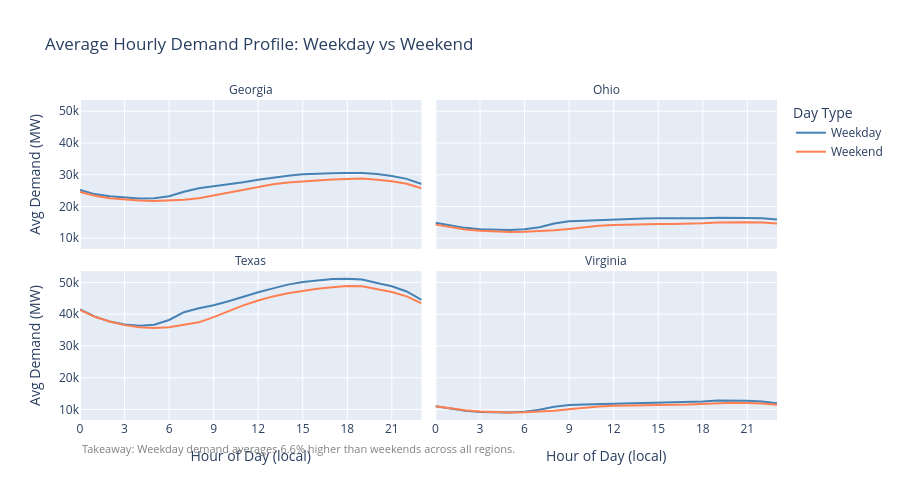

The cell this chart's notebook holds for it:
### Code cell
hourly_profile = (
    master.groupby(["Region","Hour","Is_Weekend"])["Demand_MW"]
    .mean().reset_index()
)
hourly_profile["Day Type"] = hourly_profile["Is_Weekend"].map({0:"Weekday",1:"Weekend"})

fig = px.line(
    hourly_profile, x="Hour", y="Demand_MW", color="Day Type",
    facet_col="Region", facet_col_wrap=2, height=500,
    title="Average Hourly Demand Profile: Weekday vs Weekend",
    labels={"Demand_MW": "Avg Demand (MW)", "Hour": "Hour of Day (local)"},
    color_discrete_map={"Weekday":"steelblue","Weekend":"coral"},
)
fig.update_xaxes(dtick=3)
fig.for_each_annotation(lambda a: a.update(text=a.text.split("=")[-1]))

# Compute takeaway from data
wkday = hourly_profile[hourly_profile["Is_Weekend"]==0].groupby("Region")["Demand_MW"].mean()
wkend = hourly_profile[hourly_profile["Is_Weekend"]==1].groupby("Region")["Demand_MW"].mean()
diff_pct = ((wkday - wkend) / wkend * 100).mean()
takeaway = (f"Takeaway: Weekday demand averages {abs(diff_pct):.1f}% "
            f"{'higher' if diff_pct > 0 else 'lower'} than weekends across all regions.")
fig.add_annotation(text=takeaway, xref="paper", yref="paper",
                   x=0, y=-0.12, showarrow=False, font=dict(size=11, color="gray"))
fig.show()

### Figure 1 — Plotly figure (JSON) as saved in the notebook; plotly's stock layout.template omitted (floating-point values rounded to 4 significant figures)
{"data": [{"hovertemplate": "Day Type=Weekday<br>Region=Georgia<br>Hour of Day (local)=%{x}<br>Avg Demand (MW)=%{y}<extra></extra>", "legendgroup": "Weekday", "line": {"color": "steelblue", "dash": "solid"}, "marker": {"symbol": "circle"}, "mode": "lines", "name": "Weekday", "orientation": "v", "showlegend": true, "type": "scatter", "x": [0, 1, 2, 3, 4, 5, 6, 7, 8, 9, 10, 11, 12, 13, 14, 15, 16, 17, 18, 19, 20, 21, 22, 23], "xaxis": "x3", "y": [25180.0, 23900.0, 23240.0, 22780.0, 22490.0, 22560.0, 23230.0, 24640.0, 25760.0, 26360.0, 26930.0, 27640.0, 28390.0, 29060.0, 29690.0, 30130.0, 30360.0, 30480.0, 30530.0, 30570.0, 30200.0, 29630.0, 28690.0, 27070.0], "yaxis": "y3"}, {"hovertemplate": "Day Type=Weekday<br>Region=Ohio<br>Hour of Day (local)=%{x}<br>Avg Demand (MW)=%{y}<extra></extra>", "legendgroup": "Weekday", "line": {"color": "steelblue", "dash": "solid"}, "marker": {"symbol": "circle"}, "mode": "lines", "name": "Weekday", "orientation": "v", "showlegend": false, "type": "scatter", "x": [0, 1, 2, 3, 4, 5, 6, 7, 8, 9, 10, 11, 12, 13, 14, 15, 16, 17, 18, 19, 20, 21, 22, 23], "xaxis": "x4", "y": [14860.0, 13940.0, 13270.0, 12860.0, 12650.0, 12590.0, 12810.0, 13480.0, 14620.0, 15320.0, 15540.0, 15730.0, 15960.0, 16070.0, 16190.0, 16290.0, 16270.0, 16220.0, 16280.0, 16440.0, 16490.0, 16390.0, 16270.0, 15870.0], "yaxis": "y4"}, {"hovertemplate": "Day Type=Weekday<br>Region=Texas<br>Hour of Day (local)=%{x}<br>Avg Demand (MW)=%{y}<extra></extra>", "legendgroup": "Weekday", "line": {"color": "steelblue", "dash": "solid"}, "marker": {"symbol": "circle"}, "mode": "lines", "name": "Weekday", "orientation": "v", "showlegend": false, "type": "scatter", "x": [0, 1, 2, 3, 4, 5, 6, 7, 8, 9, 10, 11, 12, 13, 14, 15, 16, 17, 18, 19, 20, 21, 22, 23], "xaxis": "x", "y": [41520.0, 39230.0, 37700.0, 36750.0, 36340.0, 36670.0, 38170.0, 40610.0, 41880.0, 42780.0, 44060.0, 45520.0, 46900.0, 48120.0, 49300.0, 50140.0, 50670.0, 51050.0, 51180.0, 50880.0, 49830.0, 48780.0, 47150.0, 44490.0], "yaxis": "y"}, {"hovertemplate": "Day Type=Weekday<br>Region=Virginia<br>Hour of Day (local)=%{x}<br>Avg Demand (MW)=%{y}<extra></extra>", "legendgroup": "Weekday", "line": {"color": "steelblue", "dash": "solid"}, "marker": {"symbol": "circle"}, "mode": "lines", "name": "Weekday", "orientation": "v", "showlegend": false, "type": "scatter", "x": [0, 1, 2, 3, 4, 5, 6, 7, 8, 9, 10, 11, 12, 13, 14, 15, 16, 17, 18, 19, 20, 21, 22, 23], "xaxis": "x2", "y": [11030.0, 10180.0, 9571.0, 9221.0, 9045.0, 9021.0, 9251.0, 9893.0, 10870.0, 11430.0, 11550.0, 11640.0, 11790.0, 11920.0, 12030.0, 12150.0, 12220.0, 12330.0, 12530.0, 12820.0, 12840.0, 12700.0, 12500.0, 11960.0], "yaxis": "y2"}, {"hovertemplate": "Day Type=Weekend<br>Region=Georgia<br>Hour of Day (local)=%{x}<br>Avg Demand (MW)=%{y}<extra></extra>", "legendgroup": "Weekend", "line": {"color": "coral", "dash": "solid"}, "marker": {"symbol": "circle"}, "mode": "lines", "name": "Weekend", "orientation": "v", "showlegend": true, "type": "scatter", "x": [0, 1, 2, 3, 4, 5, 6, 7, 8, 9, 10, 11, 12, 13, 14, 15, 16, 17, 18, 19, 20, 21, 22, 23], "xaxis": "x3", "y": [24590.0, 23350.0, 22610.0, 22150.0, 21850.0, 21700.0, 21790.0, 22110.0, 22580.0, 23470.0, 24480.0, 25430.0, 26230.0, 26970.0, 27530.0, 27930.0, 28220.0, 28460.0, 28680.0, 28810.0, 28440.0, 27920.0, 27130.0, 25750.0], "yaxis": "y3"}, {"hovertemplate": "Day Type=Weekend<br>Region=Ohio<br>Hour of Day (local)=%{x}<br>Avg Demand (MW)=%{y}<extra></extra>", "legendgroup": "Weekend", "line": {"color": "coral", "dash": "solid"}, "marker": {"symbol": "circle"}, "mode": "lines", "name": "Weekend", "orientation": "v", "showlegend": false, "type": "scatter", "x": [0, 1, 2, 3, 4, 5, 6, 7, 8, 9, 10, 11, 12, 13, 14, 15, 16, 17, 18, 19, 20, 21, 22, 23], "xaxis": "x4", "y": [14290.0, 13450.0, 12790.0, 12370.0, 12130.0, 12010.0, 12020.0, 12200.0, 12510.0, 12950.0, 13500.0, 13920.0, 14160.0, 14300.0, 14410.0, 14460.0, 14470.0, 14530.0, 14700.0, 14980.0, 15080.0, 15030.0, 14950.0, 14640.0], "yaxis": "y4"}, {"hovertemplate": "Day Type=Weekend<br>Region=Texas<br>Hour of Day (local)=%{x}<br>Avg Demand (MW)=%{y}<extra></extra>", "legendgroup": "Weekend", "line": {"color": "coral", "dash": "solid"}, "marker": {"symbol": "circle"}, "mode": "lines", "name": "Weekend", "orientation": "v", "showlegend": false, "type": "scatter", "x": [0, 1, 2, 3, 4, 5, 6, 7, 8, 9, 10, 11, 12, 13, 14, 15, 16, 17, 18, 19, 20, 21, 22, 23], "xaxis": "x", "y": [41310.0, 39170.0, 37690.0, 36550.0, 35860.0, 35610.0, 35890.0, 36570.0, 37420.0, 39080.0, 41020.0, 42770.0, 44300.0, 45590.0, 46610.0, 47400.0, 48030.0, 48490.0, 48860.0, 48780.0, 47920.0, 46960.0, 45600.0, 43400.0], "yaxis": "y"}, {"hovertemplate": "Day Type=Weekend<br>Region=Virginia<br>Hour of Day (local)=%{x}<br>Avg Demand (MW)=%{y}<extra></extra>", "legendgroup": "Weekend", "line": {"color": "coral", "dash": "solid"}, "marker": {"symbol": "circle"}, "mode": "lines", "name": "Weekend", "orientation": "v", "showlegend": false, "type": "scatter", "x": [0, 1, 2, 3, 4, 5, 6, 7, 8, 9, 10, 11, 12, 13, 14, 15, 16, 17, 18, 19, 20, 21, 22, 23], "xaxis": "x2", "y": [11010.0, 10300.0, 9737.0, 9375.0, 9152.0, 9054.0, 9082.0, 9270.0, 9574.0, 10030.0, 10560.0, 10930.0, 11140.0, 11270.0, 11360.0, 11400.0, 11440.0, 11530.0, 11720.0, 12030.0, 12110.0, 12020.0, 11880.0, 11460.0], "yaxis": "y2"}], "layout": {"annotations": [{"showarrow": false, "text": "Texas", "x": 0.245, "xanchor": "center", "xref": "paper", "y": 0.465, "yanchor": "bottom", "yref": "paper"}, {"showarrow": false, "text": "Virginia", "x": 0.755, "xanchor": "center", "xref": "paper", "y": 0.465, "yanchor": "bottom", "yref": "paper"}, {"showarrow": false, "text": "Georgia", "x": 0.245, "xanchor": "center", "xref": "paper", "y": 1.0, "yanchor": "bottom", "yref": "paper"}, {"showarrow": false, "text": "Ohio", "x": 0.755, "xanchor": "center", "xref": "paper", "y": 1.0, "yanchor": "bottom", "yref": "paper"}, {"font": {"color": "gray", "size": 11}, "showarrow": false, "text": "Takeaway: Weekday demand averages 6.6% higher than weekends across all regions.", "x": 0, "xref": "paper", "y": -0.12, "yref": "paper"}], "height": 500, "legend": {"title": {"text": "Day Type"}, "tracegroupgap": 0}, "title": {"text": "Average Hourly Demand Profile: Weekday vs Weekend"}, "xaxis": {"anchor": "y", "domain": [0, 0.49], "dtick": 3, "title": {"text": "Hour of Day (local)"}}, "xaxis2": {"anchor": "y2", "domain": [0.51, 1], "dtick": 3, "matches": "x", "title": {"text": "Hour of Day (local)"}}, "xaxis3": {"anchor": "y3", "domain": [0, 0.49], "dtick": 3, "matches": "x", "showticklabels": false}, "xaxis4": {"anchor": "y4", "domain": [0.51, 1], "dtick": 3, "matches": "x", "showticklabels": false}, "yaxis": {"anchor": "x", "domain": [0, 0.465], "title": {"text": "Avg Demand (MW)"}}, "yaxis2": {"anchor": "x2", "domain": [0, 0.465], "matches": "y", "showticklabels": false}, "yaxis3": {"anchor": "x3", "domain": [0.535, 1.0], "matches": "y", "title": {"text": "Avg Demand (MW)"}}, "yaxis4": {"anchor": "x4", "domain": [0.535, 1.0], "matches": "y", "showticklabels": false}}}
